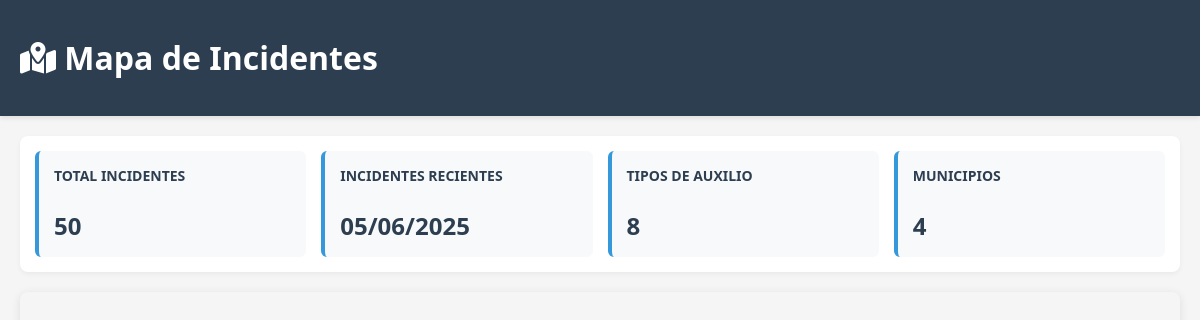
The page /operador/incidentes_view.php on the database as committed earlier.
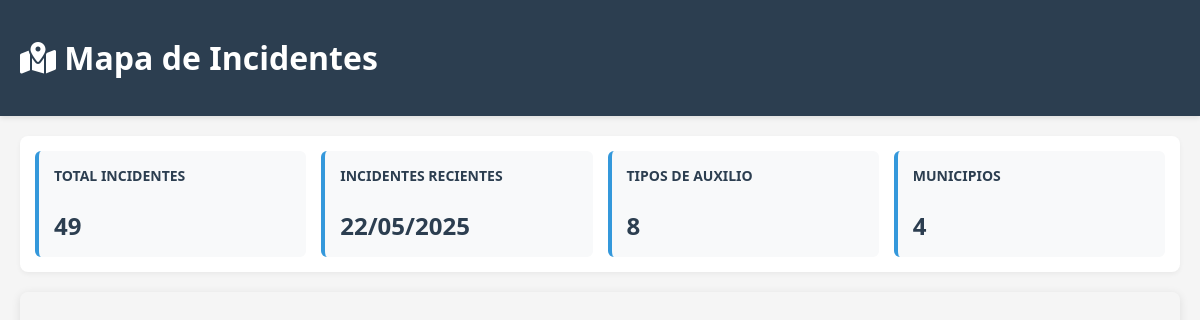
The same page on the database as committed later.
### tables this page shows
CREATE TABLE `incidentes` (
  `folio_incidente` int(11) NOT NULL AUTO_INCREMENT,
  `quepaso` varchar(255) NOT NULL,
  `tipo_auxilio` varchar(50) NOT NULL,
  `hora_incidente` time NOT NULL,
  `fecha_incidente` datetime NOT NULL,
  `fecha_actualizacion` datetime DEFAULT NULL,
  `num_personas` int(11) NOT NULL,
  `latitud` decimal(10,8) DEFAULT NULL,
  `longitud` decimal(11,8) DEFAULT NULL,
  `telefono` varchar(20) NOT NULL,
  `id_usuario_reporta` int(11) DEFAULT NULL,
  `clasificacion` varchar(20) DEFAULT NULL,
  `prioridad` enum('Alta','Media','Baja') DEFAULT 'Media',
  `id_unidad_asignada` int(11) DEFAULT NULL,
  `colonia` varchar(255) DEFAULT NULL,
  `localidad` varchar(255) DEFAULT NULL,
  `municipio` varchar(255) DEFAULT NULL,
  `id_emergency_type` varchar(10) DEFAULT NULL,
  `id_llamada` int(11) DEFAULT NULL,
  `hora` time DEFAULT NULL,
  `hora_edicion` time DEFAULT NULL,
  `nombre_completo` varchar(30) DEFAULT NULL,
  `detalle` text DEFAULT NULL,
  `objetos_involucrados` varchar(40) DEFAULT NULL,
  `tipo_telefono` enum('Local','Celular','Publico') DEFAULT NULL,
  `referencia_lugar` text DEFAULT NULL,
  PRIMARY KEY (`folio_incidente`),
  KEY `id_usuario_reporta` (`id_usuario_reporta`),
  KEY `id_unidad_asignada` (`id_unidad_asignada`),
  KEY `id_emergency_type` (`id_emergency_type`),
  KEY `fk_incidente_llamada` (`id_llamada`),
  CONSTRAINT `fk_incidente_llamada` FOREIGN KEY (`id_llamada`) REFERENCES `llamadas` (`id_llamada`) ON DELETE SET NULL ON UPDATE CASCADE,
  CONSTRAINT `incidentes_ibfk_1` FOREIGN KEY (`id_usuario_reporta`) REFERENCES `usuarios` (`id_usuario`) ON DELETE SET NULL,
  CONSTRAINT `incidentes_ibfk_2` FOREIGN KEY (`id_unidad_asignada`) REFERENCES `unidades` (`id_unidad`) ON DELETE SET NULL,
  CONSTRAINT `incidentes_ibfk_3` FOREIGN KEY (`id_emergency_type`) REFERENCES `EmergencyTypes` (`code`)
);

### operador/incidentes_view.php (the view, shortened to what this page needs)
<?php
require_once '../db.php';
$incidents = $pdo->query(
    "SELECT
        folio_incidente,
        quepaso,
        tipo_auxilio,
        fecha_incidente,
        latitud,
        longitud,
        colonia,
        municipio,
        prioridad,
        num_personas,
        detalle,
        referencia_lugar,
        nombre_completo,
        objetos_involucrados
    FROM incidentes
    WHERE latitud IS NOT NULL
    AND longitud IS NOT NULL
    ORDER BY fecha_incidente DESC"
)->fetchAll(PDO::FETCH_ASSOC);
?>
<!DOCTYPE html>
<html lang="es">
<head>
    <link rel="stylesheet" href="https://unpkg.com/leaflet@1.9.4/dist/leaflet.css" />
    <link rel="stylesheet" href="https://cdnjs.cloudflare.com/ajax/libs/font-awesome/6.4.0/css/all.min.css" />
</head>
<body>
    <div class="header">
        <h1><i class="fas fa-map-marked-alt"></i> Mapa de Incidentes</h1>
    </div>
    <div class="container">
        <div class="stats">
            <div class="stat-card">
                <h3>Total Incidentes</h3>
                <p><?= count($incidents) ?></p>
            </div>
            <div class="stat-card">
                <h3>Incidentes Recientes</h3>
                <p><?= date('d/m/Y', strtotime($incidents[0]['fecha_incidente'])) ?></p>
            </div>
            <div class="stat-card">
                <h3>Tipos de Auxilio</h3>
                <p><?= count(array_unique(array_column($incidents, 'tipo_auxilio'))) ?></p>
            </div>
            <div class="stat-card">
                <h3>Municipios</h3>
                <p><?= count(array_unique(array_column($incidents, 'municipio'))) ?></p>
            </div>
        </div>
        <div id="incidentsMap"></div>
    </div>
</body>
</html>

Rows that differ between the two databases and show on the page:
removed incidentes: fecha_incidente "05/06/2025"
now on this page (row unchanged): incidentes: fecha_incidente "22/05/2025"
Other text that changed with them:
count($incidents): "50" → "49"
